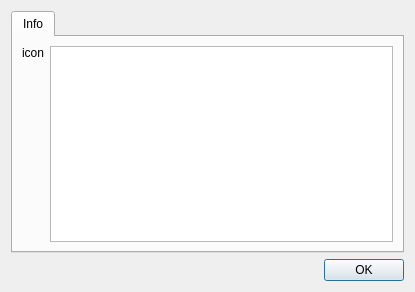
<?xml version="1.0" encoding="UTF-8"?>
<ui version="4.0">
 <class>AboutDialog</class>
 <widget class="QDialog" name="AboutDialog">
  <property name="geometry">
   <rect>
    <x>0</x>
    <y>0</y>
    <width>415</width>
    <height>292</height>
   </rect>
  </property>
  <property name="windowTitle">
   <string>About QWinFF</string>
  </property>
  <layout class="QVBoxLayout" name="verticalLayout_2">
   <item>
    <widget class="QTabWidget" name="tabWidget">
     <property name="currentIndex">
      <number>0</number>
     </property>
     <widget class="QWidget" name="tabInfo">
      <attribute name="title">
       <string>Info</string>
      </attribute>
      <layout class="QVBoxLayout" name="verticalLayout_3">
       <item>
        <layout class="QHBoxLayout" name="horizontalLayout">
         <item>
          <layout class="QVBoxLayout" name="verticalLayout">
           <item>
            <widget class="QLabel" name="lblAboutIcon">
             <property name="text">
              <string notr="true">icon</string>
             </property>
            </widget>
           </item>
           <item>
            <spacer name="verticalSpacer">
             <property name="orientation">
              <enum>Qt::Vertical</enum>
             </property>
             <property name="sizeHint" stdset="0">
              <size>
               <width>20</width>
               <height>40</height>
              </size>
             </property>
            </spacer>
           </item>
          </layout>
         </item>
         <item>
          <widget class="QTextBrowser" name="txtInfo"/>
         </item>
        </layout>
       </item>
      </layout>
     </widget>
    </widget>
   </item>
   <item>
    <widget class="QDialogButtonBox" name="buttonBox">
     <property name="orientation">
      <enum>Qt::Horizontal</enum>
     </property>
     <property name="standardButtons">
      <set>QDialogButtonBox::Ok</set>
     </property>
    </widget>
   </item>
  </layout>
 </widget>
 <resources/>
 <connections>
  <connection>
   <sender>buttonBox</sender>
   <signal>accepted()</signal>
   <receiver>AboutDialog</receiver>
   <slot>accept()</slot>
   <hints>
    <hint type="sourcelabel">
     <x>248</x>
     <y>254</y>
    </hint>
    <hint type="destinationlabel">
     <x>157</x>
     <y>274</y>
    </hint>
   </hints>
  </connection>
  <connection>
   <sender>buttonBox</sender>
   <signal>rejected()</signal>
   <receiver>AboutDialog</receiver>
   <slot>reject()</slot>
   <hints>
    <hint type="sourcelabel">
     <x>316</x>
     <y>260</y>
    </hint>
    <hint type="destinationlabel">
     <x>286</x>
     <y>274</y>
    </hint>
   </hints>
  </connection>
 </connections>
</ui>
